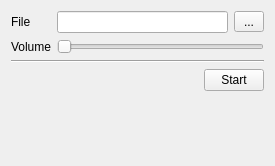
         <widget class="QWidget" name="AudioCase">
          <property name="geometry">
           <rect>
            <x>0</x>
            <y>0</y>
            <width>275</width>
            <height>166</height>
           </rect>
          </property>
          <attribute name="icon">
           <iconset resource="../IDE.qrc">
            <normaloff>:/Menu/rc/Menu/record.png</normaloff>:/Menu/rc/Menu/record.png</iconset>
          </attribute>
          <attribute name="label">
           <string>Audio Case</string>
          </attribute>
          <layout class="QVBoxLayout" name="verticalLayout_3">
           <item>
            <layout class="QFormLayout" name="formLayout_2">
             <item row="0" column="0">
              <widget class="QLabel" name="label_12">
               <property name="text">
                <string>File</string>
               </property>
              </widget>
             </item>
             <item row="0" column="1">
              <layout class="QHBoxLayout" name="horizontalLayout_19">
               <item>
                <widget class="QLineEdit" name="AudioCase_MusicFile"/>
               </item>
               <item>
                <widget class="QToolButton" name="AudioCase_TB_Btn">
                 <property name="minimumSize">
                  <size>
                   <width>30</width>
                   <height>0</height>
                  </size>
                 </property>
                 <property name="maximumSize">
                  <size>
                   <width>30</width>
                   <height>16777215</height>
                  </size>
                 </property>
                 <property name="text">
                  <string>...</string>
                 </property>
                </widget>
               </item>
              </layout>
             </item>
             <item row="1" column="0">
              <widget class="QLabel" name="label_32">
               <property name="text">
                <string>Volume</string>
               </property>
              </widget>
             </item>
             <item row="1" column="1">
              <widget class="QSlider" name="AudioCase_Slider">
               <property name="orientation">
                <enum>Qt::Horizontal</enum>
               </property>
              </widget>
             </item>
            </layout>
           </item>
           <item>
            <widget class="Line" name="line_15">
             <property name="orientation">
              <enum>Qt::Horizontal</enum>
             </property>
            </widget>
           </item>
           <item>
            <layout class="QHBoxLayout" name="horizontalLayout_34">
             <item>
              <spacer name="horizontalSpacer_15">
               <property name="orientation">
                <enum>Qt::Horizontal</enum>
               </property>
               <property name="sizeHint" stdset="0">
                <size>
                 <width>40</width>
                 <height>20</height>
                </size>
               </property>
              </spacer>
             </item>
             <item>
              <widget class="QPushButton" name="AudioCase_Start_Btn">
               <property name="minimumSize">
                <size>
                 <width>60</width>
                 <height>0</height>
                </size>
               </property>
               <property name="maximumSize">
                <size>
                 <width>60</width>
                 <height>16777215</height>
                </size>
               </property>
               <property name="text">
                <string>Start</string>
               </property>
               <property name="flat">
                <bool>false</bool>
               </property>
              </widget>
             </item>
            </layout>
           </item>
           <item>
            <spacer name="verticalSpacer_7">
             <property name="orientation">
              <enum>Qt::Vertical</enum>
             </property>
             <property name="sizeHint" stdset="0">
              <size>
               <width>20</width>
               <height>213</height>
              </size>
             </property>
            </spacer>
           </item>
          </layout>
         </widget>
